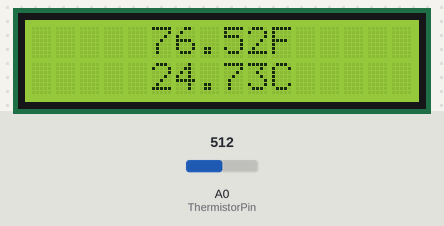
A sketch run on a simulated Arduino Uno, built with avr-gcc and run on an emulated ATmega328P. Parts: 16×2 character LCD. Inputs (shaded band) come from the test bench; at power-on: A0 (ThermistorPin) = 512.

Above: at 1.2 s.
1.3 s: A0 (ThermistorPin) set to 373
At 6.3 s:
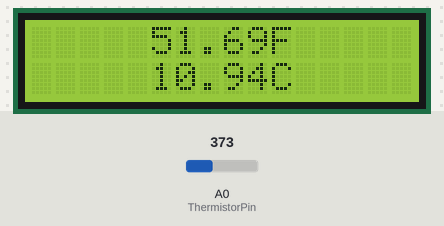
7.3 s: A0 (ThermistorPin) set to 351
At 11.4 s:
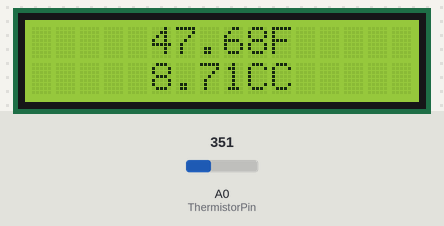
13.3 s: A0 (ThermistorPin) set to 306
At 16.5 s:
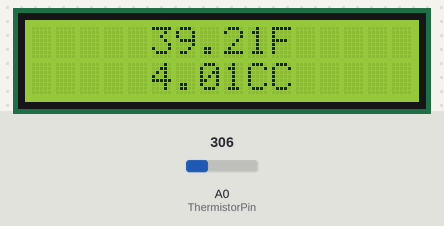
Timing chart, 0 to 18.0 s (numbered marks = the images above; inputs shaded):
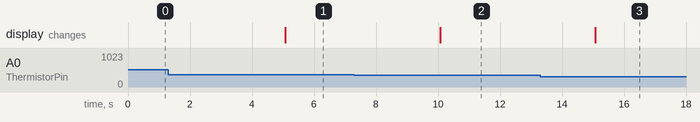

Measured:
- the behaviour switches between 364 and 363 on A0 (ThermistorPin) (found by bisection; images 1 and 2)
- after the input at 1.3 s, the display: changes after 3.8 s (image 1)
- after the input at 7.3 s, the display: changes after 2.8 s (image 2)
- after the input at 13.3 s, the display: changes after 1.8 s (image 3)

The sketch:

lcd_thermistor.ino
```cpp
// uses the LCD setup described in https://www.sunfounder.com/learn/Super-Kit-V2-0-for-Arduino/lesson-8-lcd1602-super-kit.html
// ...and adds a thermistor reading on pin A0

#include <LiquidCrystal.h>

LiquidCrystal lcd(4, 6, 10, 11, 12, 13);

int ThermistorPin = 0;
int Vo;
float R1 = 10000;
float logR2, R2, T, Tc, Tf;
float c1 = 1.009249522e-03, c2 = 2.378405444e-04, c3 = 2.019202697e-07;

/*********************************************************/
void setup()
{
  lcd.begin(16, 2); // set number of columns and rows
  lcd.clear();
}
/*********************************************************/
void loop()
{
    Vo = analogRead(ThermistorPin);
    R2 = R1 * (1023.0 / (float)Vo - 1.0);
    logR2 = log(R2);
    T = (1.0 / (c1 + c2*logR2 + c3*logR2*logR2*logR2));
    Tc = T - 273.15;
    Tf = (Tc * 9.0)/ 5.0 + 32.0;
    lcd.setCursor(5,0);
    lcd.print(Tf);
    lcd.print("F");
    lcd.setCursor(5,1);
    lcd.print(Tc);
    lcd.print("C");

    delay(5000);
}
/************************************************************/
```
